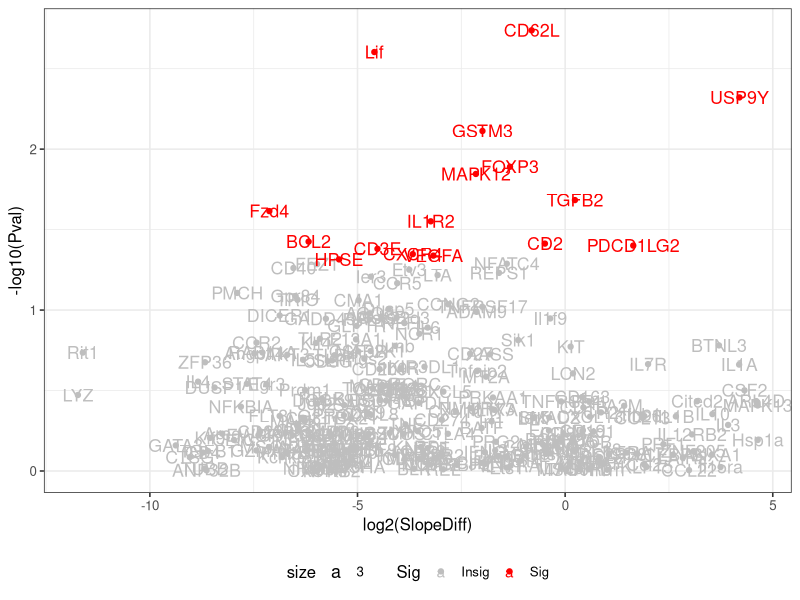
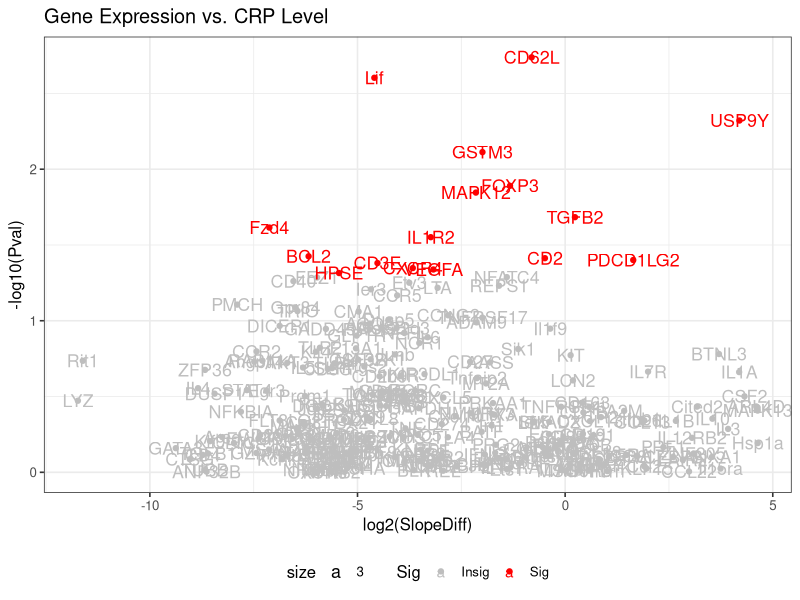

Reproduce these figures in R, in order.
## BTEC330 5-06-2020 GX Noelia Ovejero

## Set working directory to source file location

## Read in the table of fold changes
FCdata <- read.csv("../data/FC.csv", row.names = 1, header = FALSE)

## Read in the table of expression data
IBS <- read.csv("../data/GXdata.csv", header = TRUE)

## Access only the columns with RNA Expression (subsetting)
names(IBS)[28:277]

## Make a list of anova(lm()) results for bloodwork parameter
storage <- list()

for(i in names(IBS)[28:277]){
  storage[[i]]  <- anova(lm(get(i) ~ CRP, IBS))
}

## Extract the p-values into a new list
pVals <- list()

for(i in names(storage)){
  pVals[[i]] <- -(log10(storage[[i]]$'Pr(>F)'))
}

## Convert the pValues list into a data frame. 
DFpvalues <- data.frame(matrix(unlist(pVals), nrow=length(pVals), byrow=T))

## Combine the results dataframes and write column labels
VolcanoPlotData <- cbind(FCdata, DFpvalues)
names(VolcanoPlotData)[1] <- paste("log2(SlopeDiff)")
names(VolcanoPlotData)[2] <- paste("-log10(Pval)")

## Add a column to evaluate significance
VolcanoPlotData$Sig <- ifelse(VolcanoPlotData$`-log10(Pval)` > 1.3, "Sig", "Insig");
  
## Make a volcano-style scatterplot for these results
install.packages("ggplot2")
library(ggplot2)
# library(ggrepel)

png("../fig_output/CRPplot.png")
CRPplot <- ggplot(VolcanoPlotData, aes(x = `log2(SlopeDiff)`, y = `-log10(Pval)`, label=rownames(VolcanoPlotData), color=Sig)) +
  geom_point(aes(color = Sig)) +
  scale_color_manual(values = c("grey", "red")) +
  theme_bw(base_size = 12) + theme(legend.position = "bottom") +
  geom_text(aes(x = `log2(SlopeDiff)`,y = `-log10(Pval)`, fontface = 1, size=3,  label=row.names(VolcanoPlotData)))

print(CRPplot + ggtitle("Gene Expression vs. CRP Level"))
dev.off()

ggplot(VolcanoPlotData, aes(x = `log2(SlopeDiff)`, y = `-log10(Pval)`, label=rownames(VolcanoPlotData), color=Sig)) +
  geom_point(aes(color = Sig)) +
  scale_color_manual(values = c("grey", "red")) +
  theme_bw(base_size = 12) + theme(legend.position = "bottom") +
  geom_text(aes(x = `log2(SlopeDiff)`,y = `-log10(Pval)`, fontface = 1, size=3,  label=row.names(VolcanoPlotData)))


